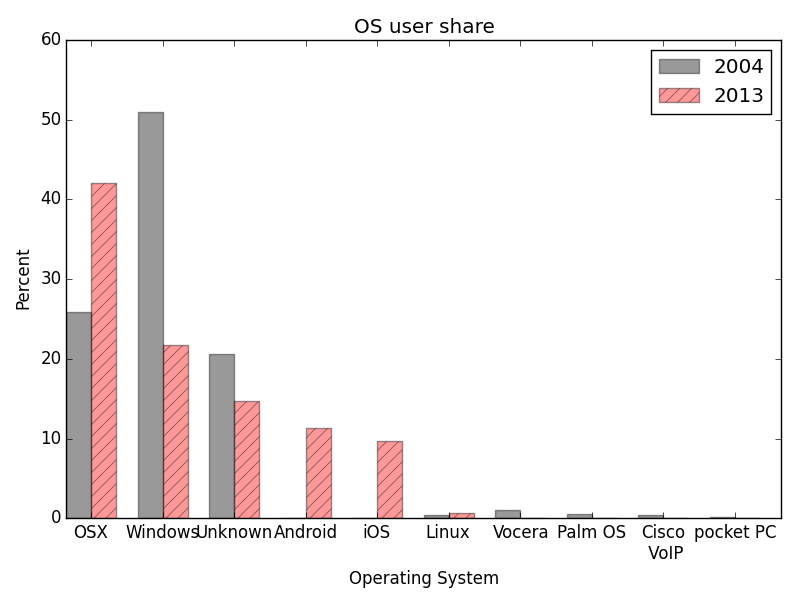

Reproduce this figure in Python.
"""
Bar chart demo with pairs of bars grouped for easy comparison.
"""
import numpy as np
import matplotlib.pyplot as plt


n_groups = 10


old = (25.855, 51.020, 20.650, 0.00, 0.00, 0.380, 0.985, 0.577, 0.380, 0.155)

new = (42.111, 21.721, 14.652, 11.270, 9.631, 0.615, 0, 0, 0, 0)

fig, ax = plt.subplots()

index = np.arange(n_groups)
bar_width = 0.35

opacity = 0.4
error_config = {'ecolor': '0.3'}

rects1 = plt.bar(index, old, bar_width,
                 alpha=opacity,
                 color='black',
                 error_kw=error_config,
                 label='2004')

rects2 = plt.bar(index + bar_width, new, bar_width,
                 alpha=opacity,
                 color='red',
                 error_kw=error_config,
                 label='2013',
                 hatch="//")

plt.xlabel('Operating System')
plt.ylabel('Percent')
plt.title('OS user share')
plt.xticks(index + bar_width, ('OSX', 'Windows', 'Unknown', 'Android', 'iOS', 'Linux', 'Vocera', 'Palm OS', 'Cisco\n VoIP', 'pocket PC'))
plt.legend()

plt.tight_layout()
plt.show()
